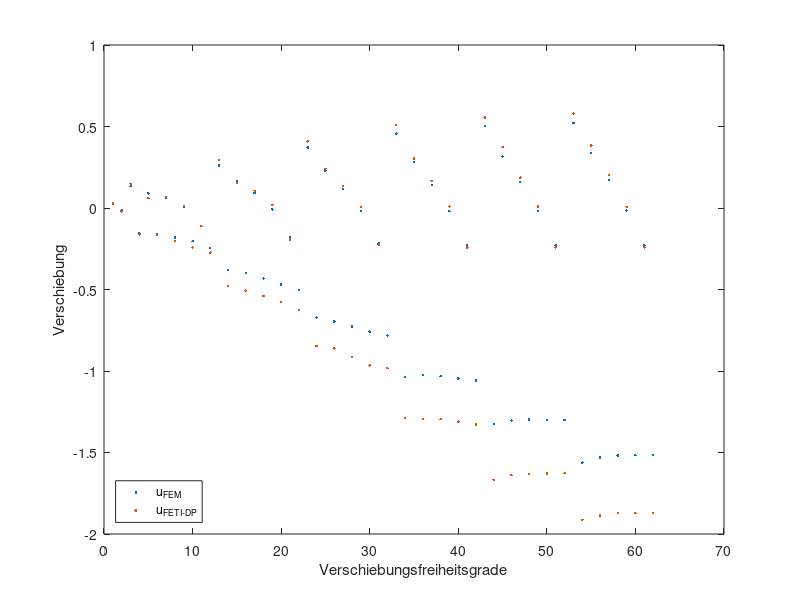

This figure's MATLAB source:
%plot kleines Fachwerk
x = [1:62];
y1 = [0.0320199028868231;-0.0154725384825662;0.134189850359612;-0.154055223481860;0.0901001628433498;-0.161078693504632;0.0629649798519554;-0.181682416193190;0.00598347224079100;-0.204138836423690;-0.111218562408888;-0.246524274649729;0.261356230696452;-0.381449901422455;0.166620073020913;-0.398814725721801;0.0920573592751452;-0.432000312572811;-0.00796207351395555;-0.469664886717442;-0.180051686591738;-0.502638129375637;0.371157786733947;-0.672081781859193;0.227319220646812;-0.696381273906571;0.116670751404714;-0.727450924036306;-0.0172162877822654;-0.758735942110386;-0.215911568116393;-0.782297509385210;0.456659850724064;-1.03569210518696;0.281248210190354;-1.02457244268655;0.141068775589937;-1.03212863714512;-0.0187470512513202;-1.04610420223193;-0.228209882366223;-1.05725206804407;0.503281577214588;-1.32632656917476;0.316501342774924;-1.30451211398392;0.159047429146917;-1.29853879994091;-0.0174501154457057;-1.29954276101068;-0.229360330803912;-1.30069320944837;0.521717758895954;-1.56187392644927;0.335913334211654;-1.53031010813064;0.170048807591133;-1.51815828124873;-0.0162996670080164;-1.51700783281104;-0.229360330803912;-1.51700783281104];
plot(x,y1,'.')

hold on 
y2 = [0.0283594500415842;-0.0203024335188097;0.148734495101041;-0.161941931602884;0.0598205747560148;-0.166611465559156;0.0689643176254067;-0.201024986247792;0.0129541456940156;-0.243132536494151;-0.112114082588692;-0.273549002744350;0.292799456245810;-0.478977623189832;0.154387271491952;-0.507045263901528;0.105722168564598;-0.539597262807990;0.0201370563747361;-0.577861658069757;-0.193811698927186;-0.627219013660673;0.408796776741005;-0.846386074021595;0.239985247075059;-0.861399948647774;0.136767623829780;-0.913112743639901;0.00513403719145562;-0.965768433647410;-0.226151959494803;-0.981965842910651;0.509780222610021;-1.28806724572620;0.303898181433206;-1.29352998683017;0.167341631462220;-1.29623291197916;0.0103918986531245;-1.31013608448011;-0.242294810799179;-1.32748033468521;0.555300927307107;-1.66718795355053;0.373330747437664;-1.63879982735584;0.186715391386689;-1.63078100129905;0.00876760757458319;-1.62759969974409;-0.241093412270878;-1.62639830121579;0.579209758198886;-1.91230322393234;0.383668317541342;-1.88621205482412;0.203670388728168;-1.87045845581958;0.00756620904628232;-1.87165985434788;-0.241093412270878;-1.87165985434788];
plot(x,y2,'.')

legend('u_{FEM}','u_{FETI-DP}','Location','southwest')
xlabel('Verschiebungsfreiheitsgrade')
ylabel('Verschiebung')